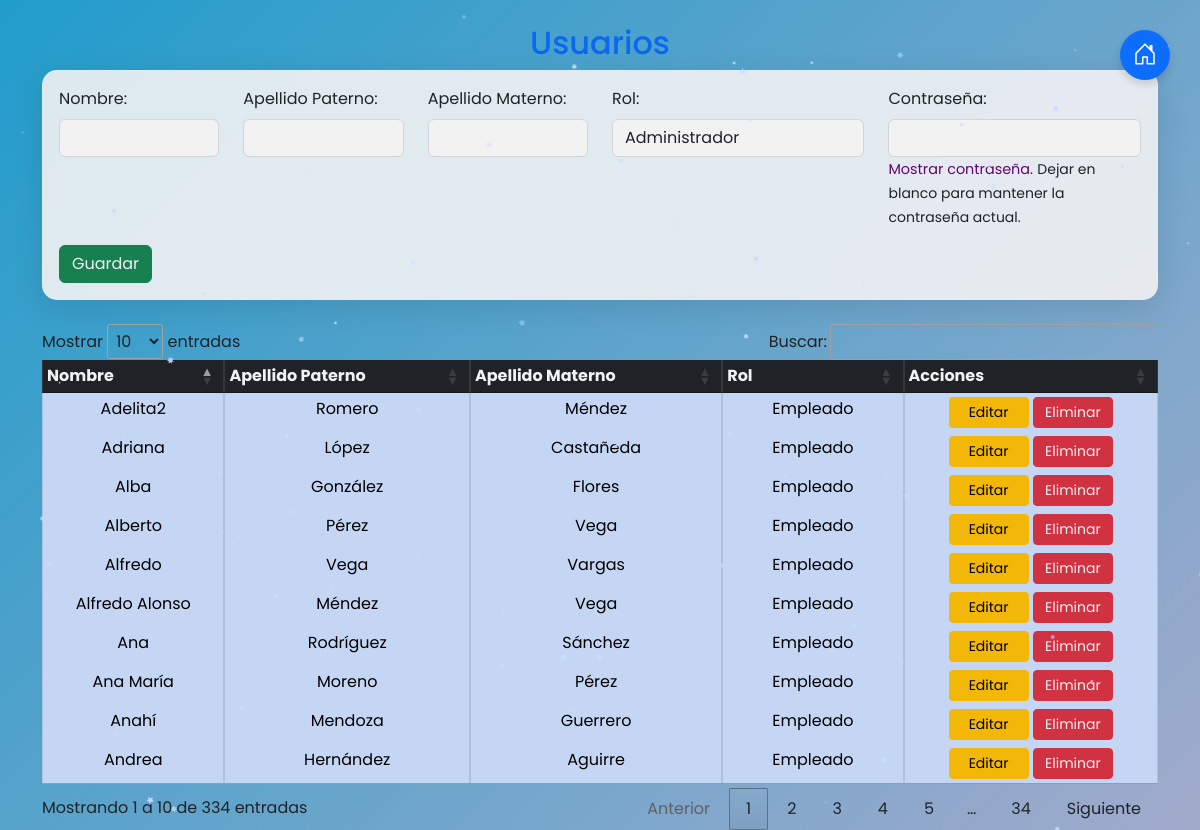
The app's page /crud_usuarios.php (signed in) with its own data.
### tables this page shows
CREATE TABLE `usuarios` (
  `id_usuario` int(11) NOT NULL,
  `rol` tinyint(1) NOT NULL,
  `nombre` varchar(50) NOT NULL,
  `apepat` varchar(50) NOT NULL,
  `apemat` varchar(50) NOT NULL,
  `contra` varchar(255) NOT NULL
);

### crud_usuarios.php (the view, shortened to what this page needs)
<?php
include 'funciones/db.php';
if (isset($_GET["buscar"])) {
    $search = $conn->real_escape_string($_GET["buscar"]);
    $sql = "SELECT * FROM usuarios WHERE
            nombre LIKE '%$search%'
            OR apepat LIKE '%$search%'
            OR apemat LIKE '%$search%'";
} else {
    $sql = "SELECT * FROM usuarios";
}
$result = $conn->query($sql);
$usuario = ["id_usuario" => "", "nombre" => "", "apepat" => "", "apemat" => "", "rol" => "", "contraseña" => ""];
?>
<!DOCTYPE html>
<html lang="es">
<head>
    <link href="https://cdn.jsdelivr.net/npm/bootstrap@5.3.0/dist/css/bootstrap.min.css" rel="stylesheet">
    <link rel="stylesheet" href="https://cdn.datatables.net/1.11.3/css/jquery.dataTables.min.css">
    <link rel="stylesheet" href="https://cdn.jsdelivr.net/npm/bootstrap-icons@1.11.3/font/bootstrap-icons.min.css">
</head>
<body class="container mt-4">
    <h2 class="text-center text-primary font-weight-bold">Usuarios</h2>
    <div class="card p-3 mb-4">
         <form method="post" onsubmit="return validarFormulario()">
        <form method="post">
            <div class="mb-3 row">
                <div class="col-2">
                    <label class="form-label">Nombre:</label>
                    <input type="text" class="form-control" name="nombre" value="<?= htmlspecialchars($usuario['nombre']) ?>" required>
                </div>
                <div class="col-2">
                    <label class="form-label">Apellido Paterno:</label>
                    <input type="text" class="form-control" name="apepat" value="<?= htmlspecialchars($usuario['apepat']) ?>" required>
                </div>
                <div class="col-2">
                    <label class="form-label">Apellido Materno:</label>
                    <input type="text" class="form-control" name="apemat" value="<?= htmlspecialchars($usuario['apemat']) ?>" required>
                </div>
                <div class="col-3">
                    <label class="form-label">Rol:</label>
                    <select class="form-control" name="rol" required>
                        <option value="1" <?= $usuario['rol'] == 1 ? 'selected' : '' ?>>Administrador</option>
                    </select>
                </div>
                <div class="col-3">
                    <label class="form-label">Contraseña:</label>
                    <input type="password" class="form-control" name="contrasena" id="contrasena" value="<?= htmlspecialchars($usuario['contraseña']) ?>">
                    <span class="show-password" onclick="mostrarContrasena()">Mostrar contraseña.</span>
                    <small>Dejar en blanco para mantener la contraseña actual.</small>
                </div>
            </div>
            <button type="submit" class="btn btn-success" name="<?= $usuario['id_usuario'] ? 'actualizar' : 'guardar' ?>">
                <?= $usuario['id_usuario'] ? 'Actualizar' : 'Guardar' ?>
            </button>
        </form>
    </div>
    <table class="table table-bordered text-center compact table-primary" id="tabla_datos">
        <thead class="table-dark">
            <tr>
                <th>Nombre</th>
                <th>Apellido Paterno</th>
                <th>Apellido Materno</th>
                <th>Rol</th>
                <th>Acciones</th>
            </tr>
        </thead>
        <tbody>
            <?php while ($row = $result->fetch_assoc()): ?>
                <tr>
                    <td><?= htmlspecialchars($row["nombre"]) ?></td>
                    <td><?= htmlspecialchars($row["apepat"]) ?></td>
                    <td><?= htmlspecialchars($row["apemat"]) ?></td>
                    <td><?= $row["rol"] == 1 ? 'Administrador' : 'Empleado' ?></td>
                    <td>
                        <a href="#" onclick="confirmarEdicion(<?= $row['id_usuario'] ?>); return false;" class="btn btn-warning btn-sm">Editar</a>
                        <a href="#" onclick="confirmarEliminacion(<?= $row['id_usuario'] ?>); return false;" class="btn btn-danger btn-sm">Eliminar</a>
                    </td>
                </tr>
            <?php endwhile; ?>
        </tbody>
    </table>
<a href="#" onclick="confirmarRegreso(); return false;"
   class="floating-btn btn btn-primary btn-lg rounded-circle">
    <i class="bi bi-house-door fs-4"></i>
</a>
</body>
</html>

### crud_usuarios.php (style rules this page uses)
body { background-color: #9966CC ; }
.show-password { cursor: pointer; color: #6A0572; font-size: 0.9rem; margin-top: 5px; }
.table-primary { background-color: #c1fdec !important; }
body { font-family: 'Poppins', sans-serif; }
.floating-btn { position: fixed; top: 30px; right: 30px; box-shadow: 0 4px 8px rgba(0, 0, 0, 0.15); transition: all 0.3s ease; width: 50px; height: 50px; display: flex; align-items: center; justify-content: center; z-index: 1000; }
body { background: linear-gradient(-45deg, #6d38a0, #ff7eb3, #D8B9D6, #23a6d5); background-size: 400% 400%; animation: gradientBG 15s ease infinite; min-height: 100vh; }
.card { background: rgba(255, 255, 255, 0.9); backdrop-filter: blur(12px); border-radius: 15px; border: 1px solid rgba(255, 255, 255, 0.2); box-shadow: 0 8px 32px rgba(0, 0, 0, 0.1); }
.btn-warning, .btn-danger { transition: all 0.3s ease; min-width: 80px; }

### records on screen
usuarios: nombre "Ana", apepat "Rodríguez", apemat "Sánchez", rol "Empleado"
usuarios: nombre "Andrea", apepat "Hernández", apemat "Aguirre", rol "Empleado"
usuarios: nombre "Anahí", apepat "Mendoza", apemat "Guerrero", rol "Empleado"
usuarios: nombre "Adriana", apepat "López", apemat "Castañeda", rol "Empleado"
usuarios: nombre "Alfredo Alonso", apepat "Méndez", apemat "Vega", rol "Empleado"
usuarios: nombre "Alba", apepat "González", apemat "Flores", rol "Empleado"
usuarios: nombre "Alfredo", apepat "Vega", apemat "Vargas", rol "Empleado"
usuarios: nombre "Ana María", apepat "Moreno", apemat "Pérez", rol "Empleado"
usuarios: nombre "Adelita2", apepat "Romero", apemat "Méndez", rol "Empleado"
usuarios: nombre "Alberto", apepat "Pérez", apemat "Vega", rol "Empleado"
